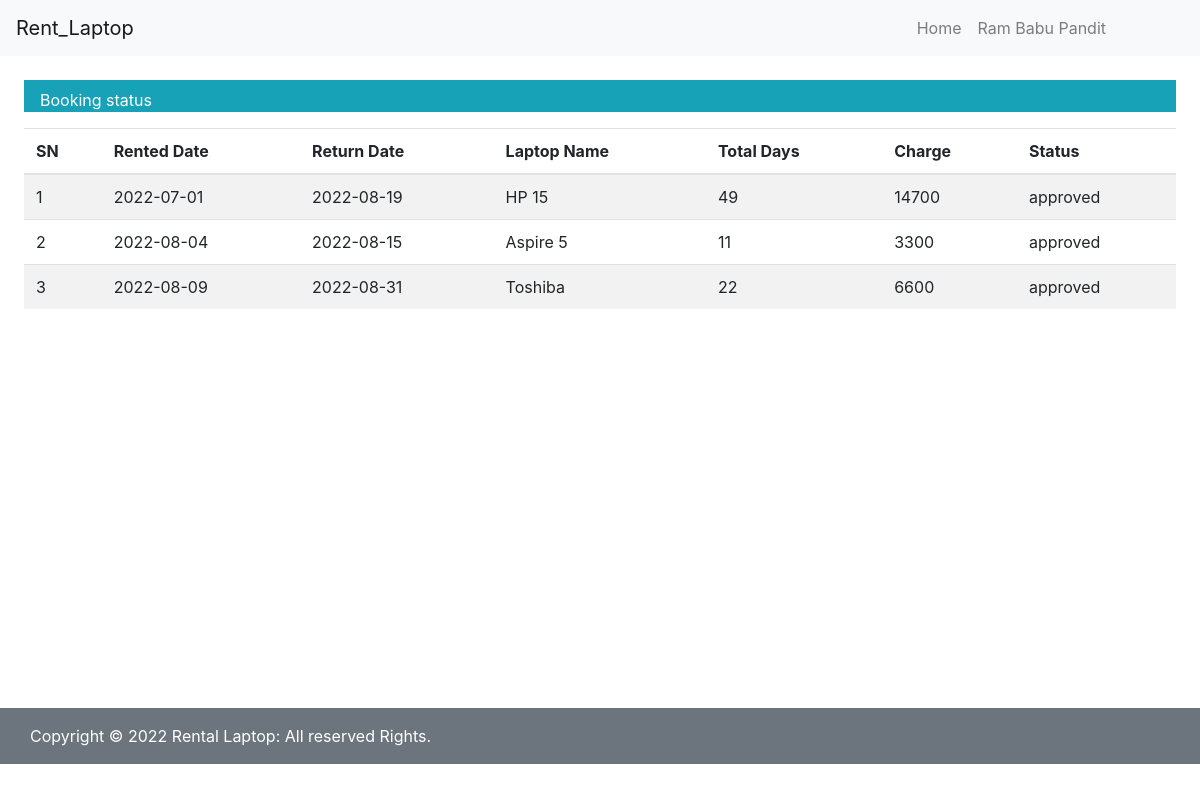
Page /modules/customer/index.php?m=status (signed in) on the committed database.
### tables this page shows
CREATE TABLE `rental` (
  `rental_id` int(11) UNSIGNED NOT NULL,
  `rental_date` date NOT NULL,
  `return_date` date NOT NULL,
  `o_id` int(11) UNSIGNED DEFAULT NULL,
  `lap_id` int(11) UNSIGNED DEFAULT NULL,
  `c_id` int(11) UNSIGNED DEFAULT NULL,
  `rental_status` varchar(15) DEFAULT NULL,
  `payment` int(12) NOT NULL,
  `days` int(11) NOT NULL
);

CREATE TABLE `laptop` (
  `lap_id` int(11) UNSIGNED NOT NULL,
  `lap_name` varchar(30) NOT NULL,
  `processor` varchar(30) NOT NULL,
  `lap_model` varchar(40) NOT NULL,
  `lap_brand` varchar(30) NOT NULL,
  `lap_color` varchar(30) NOT NULL,
  `lap_ssd` varchar(10) NOT NULL,
  `lap_ram` varchar(10) NOT NULL,
  `lap_speed` varchar(10) NOT NULL,
  `description` varchar(200) NOT NULL,
  `lap_image` varchar(225) NOT NULL,
  `o_id` int(11) UNSIGNED DEFAULT NULL,
  `lap_status` varchar(20) DEFAULT NULL
);

### scriptlibrary/pagecontroller.php (called while the page is built)
<?php
$req=$_SERVER['REQUEST_URI'];
$sec=explode('/',$req)[3];
$module=isset($_GET['m'])?$_GET['m']:'dashboard';
$page=isset($_GET['p'])?$_GET['p']:'browse';
include dirname(__FILE__)."/../modules/".$sec."/".$module."/".$page.".php";
?>

### engine/models/dbconnection.php (called while the page is built, shortened)
<?php
    class dbh{
        protected function connect(){
            $this->servername="localhost";
            $this->username ="root";
            $this->password="";
            $this->dbname="rentlaptop";
            $conn= new mysqli($this->servername,$this->username,$this->password,$this->dbname);
            return $conn;
        }
    }
?>

### engine/models/rentDetail.php (called while the page is built, shortened)
<?php
    class rentDetail extends dbh{
        public function getDetails($c_id){
            $sql="SELECT rental_date,return_date,rental_status,payment,days,lap_name
            FROM rental
            Inner Join laptop on
            rental.lap_id=laptop.lap_id
            where c_id=$c_id";
            $result=$this->connect()->query($sql);
            $nums=$result->num_rows;
            if($nums>0){
                while($row=$result->fetch_assoc()){
                    $data[]=$row;
                }
                return $data;
            }
        }
    }
?>

### modules/customer/status/browse.php (the view, shortened to what this page needs)
<?php
    require_once ('../../engine/models/dbconnection.php');
    require_once('../../engine/models/rentDetail.php');
    $book= new rentDetail();
    $c_id=$_SESSION['auth']->id;
    $detail=$book->getDetails($c_id);
?>
<div class="">
    <div class="d-flex justify-content-between  mb-3 bg-info">
        <div class="pt-2"><span class="text-white ml-3">Booking status</span></div>
    </div>
    <div class="table-responsive">
        <table class="table table-striped">
            <thead>
                <tr>
                    <th>SN</th>
                    <th>Rented Date</th>
                    <th>Return Date</th>
                    <th>Laptop Name</th>
                    <th>Total Days</th>
                    <th>Charge</th>
                    <th>Status</th>
                </tr>
            </thead>
            <tbody>
                <?php
                    if(!empty($detail)){
                    $counter=1;
                    foreach($detail as $data){
                    ?>
                        <tr>
                            <td><?php echo $counter++;?></td>
                            <td><?php echo $data['rental_date']?></td>
                            <td><?php echo $data['return_date']?></td>
                            <td><?php echo $data['lap_name']?></td>
                            <td><?php echo $data['days']?></td>
                            <td><?php echo $data['payment']?></td>
                            <td><?php echo $data['rental_status']?></td>
                        </tr> <?php
                    }
                }else {
                    ?>
                    <tr>
                        <td colspan="11" align="center">No data availabe</td>
                    </tr>
                    <?php
                }
                ?>
        </table>
    </div>
</div>

### rows in the picture
rental: rental_date "2022-07-01", return_date "2022-08-19", lap.lap_name "HP 15", days "49", payment "14700", rental_status "approved"
rental: rental_date "2022-08-04", return_date "2022-08-15", lap.lap_name "Aspire 5", days "11", payment "3300", rental_status "approved"
rental: rental_date "2022-08-09", return_date "2022-08-31", lap.lap_name "Toshiba", days "22", payment "6600", rental_status "approved"

### other values in the picture
$_SESSION['auth']->name "Ram Babu Pandit"
